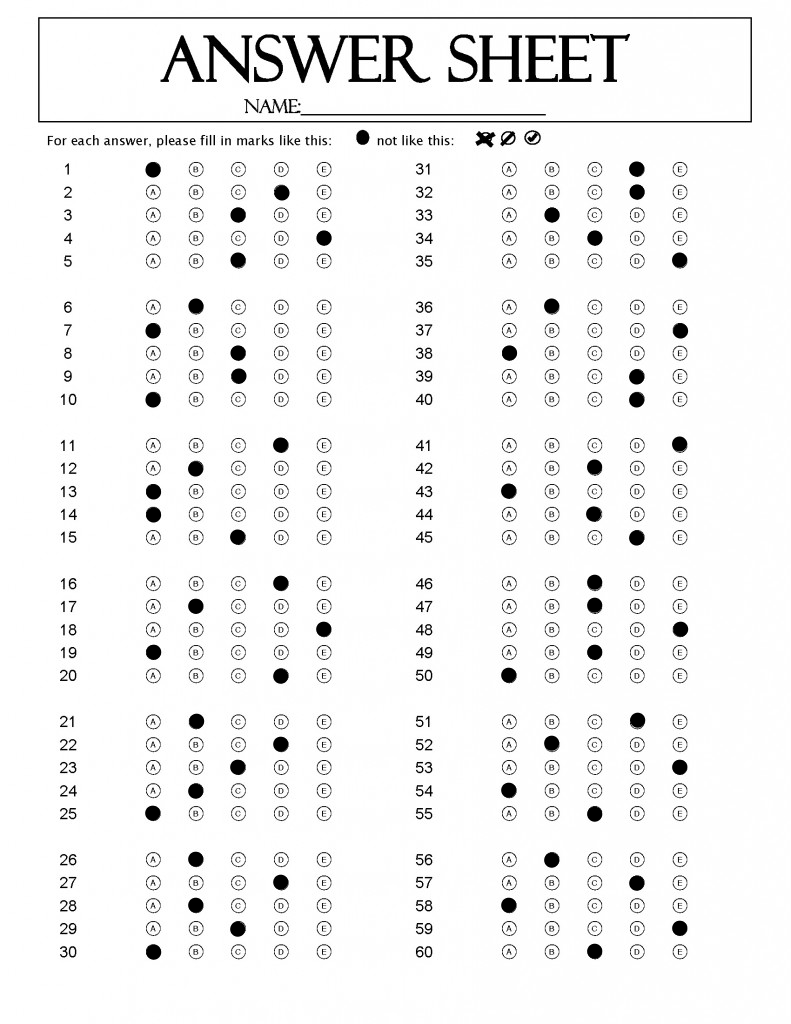
#> input picture grading/2000100_LeCongVinh_123.png, 791 x 1024 px, found by its file name; its folder holds only this picture in this run
$ python 'ques 5-7.py'
#> lines starting #> are read from the running program, lines starting #| are printed output that depends on the picture; after the words box and inside, x2 and y2 are one past the last pixel; in counts of white or black regions, pixels touching at a corner belong together
import os
import cv2
import csv
import numpy as np
import pandas as pd

height = 800
width = 600
questions = 5
answers = 5


def Character_table(j):
    if j == 0:
        return "A"
    elif j == 1:
        return "B"
    elif j == 2:
        return "C"
    elif j == 3:
        return "D"
    elif j == 4:
        return "E"


def ans1_30(jump):
    list_ans = []
    ans_img = img[120 + (jump * 105):(220 + (jump * 110)), 100:260]
    gray = cv2.cvtColor(ans_img, cv2.COLOR_BGR2GRAY)
    _, thresh = cv2.threshold(gray, 170, 255, cv2.THRESH_BINARY_INV)

    boxes = split_image(thresh)

    for i in range(0, questions):
        user_answer = None

        for j in range(answers):
            pixels = cv2.countNonZero(boxes[j + i * 5])
            if user_answer is None or pixels > user_answer[1]:
                user_answer = (j, pixels)
                f_ans = j
        list_ans.append(Character_table(f_ans))
    return list_ans


def ans31_60(jump):
    list_ans = []
    ans_img = img[120 + (jump * 105):(220 + (jump * 110)), 375:530]
    gray = cv2.cvtColor(ans_img, cv2.COLOR_BGR2GRAY)
    _, thresh = cv2.threshold(gray, 170, 255, cv2.THRESH_BINARY_INV)

    boxes = split_image(thresh)

    for i in range(0, questions):
        user_answer = None

        for j in range(answers):
            pixels = cv2.countNonZero(boxes[j + i * 5])
            if user_answer is None or pixels > user_answer[1]:
                user_answer = (j, pixels)
                f_ans = j
        list_ans.append(Character_table(f_ans))
    return list_ans


def split_image(image):
    r = len(image) // questions * questions
    c = len(image[0]) // answers * answers
    image = image[:r, :c]
    rows = np.vsplit(image, questions)
    boxes = []
    for row in rows:
        cols = np.hsplit(row, answers)
        for box in cols:
            boxes.append(box)

    return boxes


# ques 5:
ques = []
for i in range(0, 60):
    ques.append(0)
ans = []
file_ans = pd.read_csv("D:/data/ans/Answer_123.csv")
#> (reads ans/Answer_123.csv from the repository)
# get Answers from file into an array
for i in range(0, 60):
    ans.append("")
    ans[i] = ans[i] + file_ans.loc[i, 'Answers']

# generating grading.csv
grd = pd.read_csv("D:/data/students.csv")
#> (reads students.csv from the repository)
df = pd.DataFrame(columns=['Student_ID', 'Grading'])
for i in range(0, len(grd)):
    df.loc[i, 'Student_ID'] = grd.loc[i, 'Student_ID']

# path to student work
path = "D:/data/grading"
dirs = os.listdir(path)

spt = ""
r_ans = 0
for file in dirs:
    spt = path + "/" + file

    img = cv2.imread(spt)
#> img is the input picture: shape (1024, 791, 3); min 0, max 255, mean 242.7
    img = cv2.resize(img, (width, height))
#> img: shape (800, 600, 3)

    lst_ans = []
    for i in range(0, 6):
        lst_ans.append(ans1_30(i))
#> this loop made 6 passes
#> pass 1, in ans1_30, `ans_img = img[120 + (jump * 105):(220 + (jump * 110)), 100:260]`:
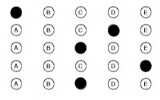
#> ans_img: shape (100, 160, 3); min 0, max 255, mean 237.2
#> pass 1, in ans1_30, `_, thresh = cv2.threshold(gray, 170, 255, cv2.THRESH_BINARY_INV)`:
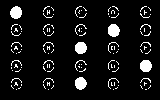
#> thresh: shape (100, 160); 8.1% white; 111 white regions (102 under 20 px), largest, box (x1, y1, x2, y2) and area: (108, 24, 120, 37) 123, (10, 6, 22, 19) 120, (140, 60, 152, 72) 118
#> pass 2, in ans1_30 (call 2), `ans_img = img[120 + (jump * 105):(220 + (jump * 110)), 100:260]`:
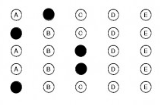
#> ans_img: shape (105, 160, 3); min 0, max 255, mean 237.9
    for i in range(0, 6):
        lst_ans.append(ans31_60(i))
#> this loop made 6 passes
#> pass 1, in ans31_60, `ans_img = img[120 + (jump * 105):(220 + (jump * 110)), 375:530]`:
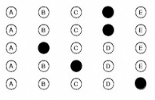
#> ans_img: shape (100, 155, 3); min 0, max 255, mean 236.5
#> pass 1, in ans31_60, `_, thresh = cv2.threshold(gray, 170, 255, cv2.THRESH_BINARY_INV)`:
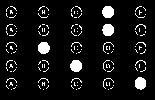
#> thresh: shape (100, 155); 8% white; 128 white regions (121 under 20 px), largest, box (x1, y1, x2, y2) and area: (102, 6, 114, 18) 118, (102, 24, 114, 36) 116, (38, 42, 50, 54) 116
#> pass 2, in ans31_60 (call 2), `ans_img = img[120 + (jump * 105):(220 + (jump * 110)), 375:530]`:
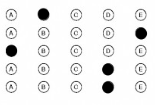
#> ans_img: shape (105, 155, 3); min 0, max 255, mean 237.1

    # grading:
    score = 0
    for i in range(0, 12):
        for j in range(0, 5):
            if lst_ans[i][j] == ans[i * 5 + j]:
                score += 1
            else:
                ques[i * 5 + j] += 1
    df.loc[r_ans, 'Grading'] = score
    r_ans += 1
df.to_csv('grading.csv')

# ques 6: Summary which 3 questions are the most difficult
dif_ans = []
for i in range(len(ques)):
    dif_ans.append(ques[i])
ques.sort(reverse=True)
print("The three question are the most difficult: ")
diff = 0

for i in range(0, 3):
    while j < len(dif_ans):
        if ques[i] == dif_ans[diff]:
            print('Question: ', diff)
            diff += 1
            break
        else:
            diff += 1

# ques 7:
df = pd.read_csv("D:/data/students.csv")
df['Pass/Fail'] = None
df2 = pd.read_csv("D:/data/grading.csv")
#> (reads grading.csv from the repository)

for i in range(0, len(df)):
    chs = df2.loc[i, 'Grading']
    if chs >= 30:
        df.loc[i, 'Pass/Fail'] = 'Pass'
    else:
        df.loc[i, 'Pass/Fail'] = 'Fail'
df.to_csv('students.csv')
